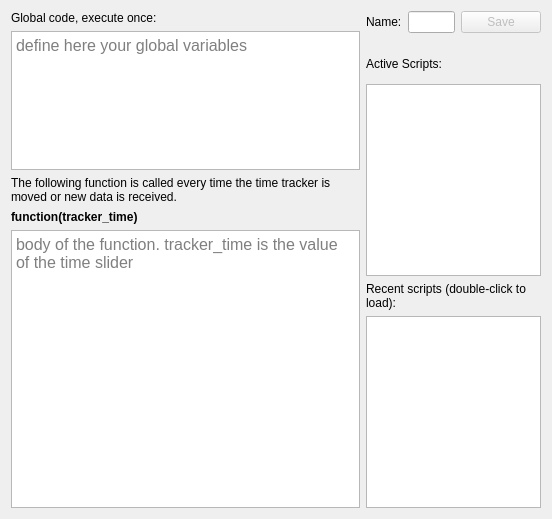
     <widget class="QWidget" name="tab">
      <attribute name="title">
       <string>Script Editor</string>
      </attribute>
      <layout class="QVBoxLayout" name="verticalLayout_4">
       <item>
        <layout class="QHBoxLayout" name="horizontalLayout_2" stretch="2,1">
         <item>
          <layout class="QVBoxLayout" name="verticalLayout" stretch="0,1,0,0,2">
           <item>
            <widget class="QLabel" name="label">
             <property name="text">
              <string>Global code, execute once:</string>
             </property>
            </widget>
           </item>
           <item>
            <widget class="QCodeEditor" name="textGlobal">
             <property name="font">
              <font>
               <pointsize>12</pointsize>
              </font>
             </property>
             <property name="placeholderText">
              <string>define here your global variables</string>
             </property>
            </widget>
           </item>
           <item>
            <widget class="QLabel" name="label_4">
             <property name="text">
              <string>The following function is called every time the time tracker is moved or new data is received.</string>
             </property>
             <property name="wordWrap">
              <bool>true</bool>
             </property>
            </widget>
           </item>
           <item>
            <widget class="QLabel" name="label_2">
             <property name="font">
              <font>
               <weight>75</weight>
               <bold>true</bold>
              </font>
             </property>
             <property name="text">
              <string>function(tracker_time)</string>
             </property>
            </widget>
           </item>
           <item>
            <widget class="QCodeEditor" name="textFunction">
             <property name="font">
              <font>
               <pointsize>12</pointsize>
              </font>
             </property>
             <property name="placeholderText">
              <string>body of the function. tracker_time is the value of the time slider</string>
             </property>
            </widget>
           </item>
          </layout>
         </item>
         <item>
          <layout class="QVBoxLayout" name="verticalLayout_2">
           <item>
            <layout class="QHBoxLayout" name="horizontalLayout">
             <item>
              <widget class="QLabel" name="label_7">
               <property name="text">
                <string>Name:</string>
               </property>
              </widget>
             </item>
             <item>
              <widget class="QLineEdit" name="lineEditFunctionName"/>
             </item>
             <item>
              <widget class="QPushButton" name="pushButtonSave">
               <property name="enabled">
                <bool>false</bool>
               </property>
               <property name="text">
                <string>Save</string>
               </property>
              </widget>
             </item>
            </layout>
           </item>
           <item>
            <layout class="QHBoxLayout" name="horizontalLayout_3">
             <property name="topMargin">
              <number>11</number>
             </property>
             <item>
              <widget class="QLabel" name="label_3">
               <property name="text">
                <string>Active Scripts:</string>
               </property>
              </widget>
             </item>
             <item>
              <widget class="QPushButton" name="pushButtonDelete">
               <property name="enabled">
                <bool>false</bool>
               </property>
               <property name="minimumSize">
                <size>
                 <width>28</width>
                 <height>28</height>
                </size>
               </property>
               <property name="maximumSize">
                <size>
                 <width>28</width>
                 <height>28</height>
                </size>
               </property>
               <property name="toolTip">
                <string>&lt;html&gt;&lt;head/&gt;&lt;body&gt;&lt;p&gt;Remove selected script&lt;/p&gt;&lt;/body&gt;&lt;/html&gt;</string>
               </property>
               <property name="text">
                <string/>
               </property>
               <property name="iconSize">
                <size>
                 <width>25</width>
                 <height>25</height>
                </size>
               </property>
               <property name="flat">
                <bool>true</bool>
               </property>
              </widget>
             </item>
            </layout>
           </item>
           <item>
            <widget class="QListWidget" name="listWidgetFunctions"/>
           </item>
           <item>
            <widget class="QLabel" name="label_5">
             <property name="text">
              <string>&lt;html&gt;&lt;head/&gt;&lt;body&gt;&lt;p&gt;Recent scripts (double-click to load):&lt;/p&gt;&lt;/body&gt;&lt;/html&gt;</string>
             </property>
             <property name="wordWrap">
              <bool>true</bool>
             </property>
            </widget>
           </item>
           <item>
            <widget class="QListWidget" name="listWidgetRecent"/>
           </item>
          </layout>
         </item>
        </layout>
       </item>
      </layout>
     </widget>
